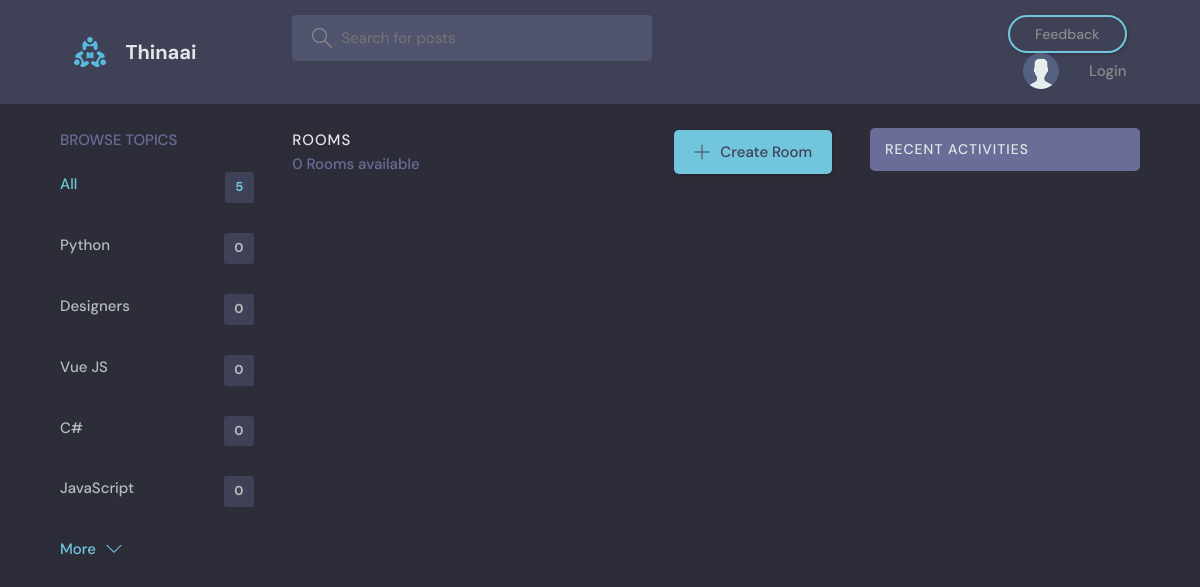
The page / on the database its author committed.
### base/models.py (models this page shows, shortened)
class Topic(models.Model):
    name = models.CharField(max_length=200)

### base/views.py (the view)
# urls.py: path('', views.home, name="home"),
def home(request):
    q = request.GET.get('q') if request.GET.get('q') != None else ''
    rooms = Room.objects.filter(
        Q(topic__name__icontains=q) |
        Q(name__icontains=q) |
        Q(description__icontains=q)
    )
    topics = Topic.objects.all()[0:5]
    room_count = rooms.count()
    room_messages = Message.objects.filter(
        Q(room__topic__name__icontains=q))[0:3]
    context = {'rooms': rooms, 'topics': topics,
               'room_count': room_count, 'room_messages': room_messages}
    return render(request, 'base/home.html', context)

### base/templates/base/home.html (shortened to what this page needs)
{% extends 'main.html' %} {% block content %}
<main class="layout layout--3">
  <div class="container">
    {% include 'base/topics_component.html' %}
    <div class="roomList">
      <div class="roomList__header">
        <div>
          <h2>Rooms</h2>
          <p>{{room_count}} Rooms available</p>
        </div>
        <a class="btn btn--main" href="{% url 'create-room' %}">
          <svg
            version="1.1"
            xmlns="http://www.w3.org/2000/svg"
            width="32"
            height="32"
            viewBox="0 0 32 32"
          >
            <title>add</title>
            <path
              d="M16.943 0.943h-1.885v14.115h-14.115v1.885h14.115v14.115h1.885v-14.115h14.115v-1.885h-14.115v-14.115z"
            ></path>
          </svg>
          Create Room
        </a>
      </div>
    </div>
    {% include 'base/activity_component.html' %}
  </div>
</main>
{% endblock %}

### base/templates/base/topics_component.html
<div class="topics">
    <div class="topics__header">
        <h2>Browse Topics</h2>
    </div>
    <ul class="topics__list">
        <li>
            <a href="{% url 'home' %}" class="active">All <span>{{topics.count}}</span></a>
        </li>
        {% for topic in topics %}
        <li>
            <a href="{% url 'home' %}?q={{topic.name}}">{{topic.name}}<span>{{topic.room_set.all.count}}</span></a>
        </li>
        {% endfor %}
    </ul>
    <a class="btn btn--link" href="{% url 'topics' %}">
        More
        <svg version="1.1" xmlns="http://www.w3.org/2000/svg" width="32" height="32" viewBox="0 0 32 32">
            <title>chevron-down</title>
            <path d="M16 21l-13-13h-3l16 16 16-16h-3l-13 13z"></path>
        </svg>
    </a>
</div>

### staticfiles/styles/style.css (style rules this page uses)
:root { --color-main: #71c6dd; --color-main-light: #e1f6fb; --color-dark: #3f4156; --color-dark-medium: #51546e; --color-dark-light: #696d97; --color-light: #e5e5e5; --color-gray: #8b8b8b; --color-light-gray: #b2bdbd; --color-bg: #2d2d39; --color-success: #5dd693; --color-error: #fc4b0b; }
* { font-family: "DM Sans", -apple-system, BlinkMacSystemFont, "Segoe UI", Roboto, Oxygen, Ubuntu, Cantarell, "Open Sans", "Helvetica Neue", sans-serif; margin: 0; padding: 0; box-sizing: border-box; text-rendering: optimizeLegibility; font-size: inherit; }
html { font-size: 56.25%; }
@media only screen and (min-width: 1200px) { html { font-size: 62.5%; } }
body { line-height: 1.6; font-weight: 400; font-size: 1.5rem; color: var(--color-light-gray); background-color: var(--color-bg); min-height: 100vh; }
a { display: inline-block; color: var(--color-main); text-decoration: none; }
.container { max-width: 120rem; width: 90%; margin: auto; }
.btn { background-color: transparent; border: none; display: inline-flex; align-items: center; gap: 1rem; cursor: pointer; transition: all ease-in-out 0.3s; padding: 1rem 2rem; border-radius: 5px; box-shadow: 1px 1px 3px 1px rgba(0, 0, 0, 0.15); font-weight: 500; }
.btn--link { border-radius: 0; padding: 0; color: var(--color-main); box-shadow: none; }
.btn--main { background-color: var(--color-main); color: var(--color-dark); }
.btn > svg { fill: currentColor; width: 1.6rem; height: 1.6rem; }
.layout { margin-top: 2.4rem; }
.layout > .container { display: flex; justify-content: space-between; align-items: flex-start; }
.layout--3 > .container > div:first-child { flex-basis: 18%; max-width: 22.5rem; }
.layout--3 > .container > div:nth-child(2) { flex-basis: 50%; }
.topics__header { margin-bottom: 2rem; }
.topics__header h2 { text-transform: uppercase; font-weight: 500; color: var(--color-dark-light); }
.topics__list { list-style: none; }
.topics__list li a { display: flex; justify-content: space-between; margin-bottom: 3rem; font-weight: 500; color: var(--color-light-gray); transition: all 0.3s ease-in-out; }
.topics__list li a.active, .topics__list li a:hover { color: var(--color-main); }
.topics__list li a span { padding: 0.5rem 1rem; background-color: var(--color-dark); border-radius: 3px; font-size: 1.3rem; font-weight: 700; letter-spacing: 1px; }
.roomList__header { display: flex; justify-content: space-between; align-items: center; margin-bottom: 2.4rem; }
.roomList__header h2 { text-transform: uppercase; font-weight: 500; color: var(--color-light); letter-spacing: 1px; }
.roomList__header p { font-weight: 500; color: var(--color-dark-light); }

### rows shown on the page
Topic: name "Python", room_set.all.count "0"
Topic: name "Designers", room_set.all.count "0"
Topic: name "Vue JS", room_set.all.count "0"
Topic: name "C#", room_set.all.count "0"
Topic: name "JavaScript", room_set.all.count "0"

### other values the page prints
{{ topics.count }} "5"
{{ room_count }} "0"
